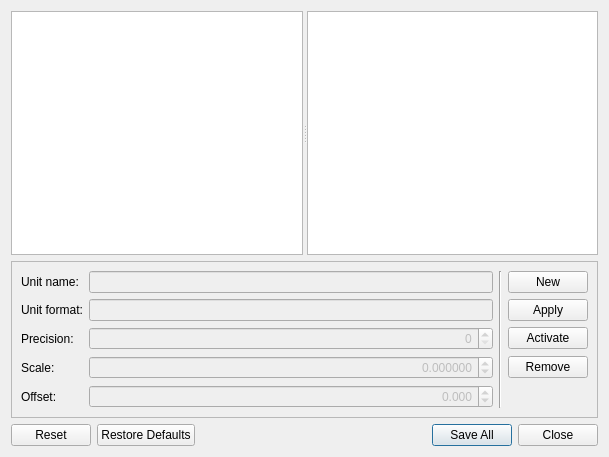
<?xml version="1.0" encoding="UTF-8"?>
<ui version="4.0">
 <class>QuantityUnitSetupWorkPanel</class>
 <widget class="QWidget" name="QuantityUnitSetupWorkPanel">
  <property name="geometry">
   <rect>
    <x>0</x>
    <y>0</y>
    <width>609</width>
    <height>457</height>
   </rect>
  </property>
  <property name="windowTitle">
   <string>Unit Setup</string>
  </property>
  <property name="windowIcon">
   <iconset>
    <normaloff>:/images/AdminWorkPanels/quantity_setup.png</normaloff>:/images/AdminWorkPanels/quantity_setup.png</iconset>
  </property>
  <layout class="QVBoxLayout" name="_2">
   <item>
    <widget class="QSplitter" name="splitter">
     <property name="orientation">
      <enum>Qt::Horizontal</enum>
     </property>
     <widget class="QTreeView" name="quantitiesView">
      <property name="focusPolicy">
       <enum>Qt::NoFocus</enum>
      </property>
      <property name="editTriggers">
       <set>QAbstractItemView::NoEditTriggers</set>
      </property>
      <property name="rootIsDecorated">
       <bool>false</bool>
      </property>
     </widget>
     <widget class="QTreeView" name="unitsView">
      <property name="focusPolicy">
       <enum>Qt::NoFocus</enum>
      </property>
      <property name="editTriggers">
       <set>QAbstractItemView::NoEditTriggers</set>
      </property>
      <property name="rootIsDecorated">
       <bool>false</bool>
      </property>
     </widget>
    </widget>
   </item>
   <item>
    <widget class="QFrame" name="frame">
     <property name="sizePolicy">
      <sizepolicy hsizetype="Preferred" vsizetype="Fixed">
       <horstretch>0</horstretch>
       <verstretch>0</verstretch>
      </sizepolicy>
     </property>
     <property name="frameShape">
      <enum>QFrame::StyledPanel</enum>
     </property>
     <property name="frameShadow">
      <enum>QFrame::Raised</enum>
     </property>
     <layout class="QGridLayout">
      <item row="0" column="0">
       <widget class="QLabel" name="label">
        <property name="text">
         <string>Unit name:</string>
        </property>
       </widget>
      </item>
      <item row="0" column="1">
       <widget class="QLineEdit" name="unitNameEdit">
        <property name="enabled">
         <bool>false</bool>
        </property>
       </widget>
      </item>
      <item row="0" column="2" rowspan="5">
       <widget class="Line" name="line">
        <property name="orientation">
         <enum>Qt::Vertical</enum>
        </property>
       </widget>
      </item>
      <item row="0" column="3">
       <widget class="QPushButton" name="buttonNewUnit">
        <property name="focusPolicy">
         <enum>Qt::ClickFocus</enum>
        </property>
        <property name="text">
         <string>New</string>
        </property>
       </widget>
      </item>
      <item row="1" column="0">
       <widget class="QLabel" name="label_2">
        <property name="text">
         <string>Unit format:</string>
        </property>
       </widget>
      </item>
      <item row="1" column="1">
       <widget class="QLineEdit" name="unitFormatEdit">
        <property name="enabled">
         <bool>false</bool>
        </property>
       </widget>
      </item>
      <item row="1" column="3">
       <widget class="QPushButton" name="buttonApply">
        <property name="focusPolicy">
         <enum>Qt::ClickFocus</enum>
        </property>
        <property name="text">
         <string>Apply</string>
        </property>
       </widget>
      </item>
      <item row="2" column="0">
       <widget class="QLabel" name="label_5">
        <property name="text">
         <string>Precision:</string>
        </property>
       </widget>
      </item>
      <item row="2" column="1">
       <widget class="QSpinBox" name="decimalsSB">
        <property name="enabled">
         <bool>false</bool>
        </property>
        <property name="toolTip">
         <string>Number of decimals.</string>
        </property>
        <property name="whatsThis">
         <string>Number of decimals.</string>
        </property>
        <property name="alignment">
         <set>Qt::AlignRight|Qt::AlignTrailing|Qt::AlignVCenter</set>
        </property>
        <property name="maximum">
         <number>25</number>
        </property>
       </widget>
      </item>
      <item row="2" column="3">
       <widget class="QPushButton" name="buttonActivate">
        <property name="text">
         <string>Activate</string>
        </property>
       </widget>
      </item>
      <item row="3" column="0">
       <widget class="QLabel" name="label_3">
        <property name="text">
         <string>Scale:</string>
        </property>
       </widget>
      </item>
      <item row="3" column="1">
       <widget class="QDoubleSpinBox" name="scaleSpinBox">
        <property name="enabled">
         <bool>false</bool>
        </property>
        <property name="alignment">
         <set>Qt::AlignRight|Qt::AlignTrailing|Qt::AlignVCenter</set>
        </property>
        <property name="decimals">
         <number>6</number>
        </property>
        <property name="minimum">
         <double>-10000000.000000000000000</double>
        </property>
        <property name="maximum">
         <double>10000000.000000000000000</double>
        </property>
       </widget>
      </item>
      <item row="3" column="3">
       <widget class="QPushButton" name="buttonRemove">
        <property name="focusPolicy">
         <enum>Qt::ClickFocus</enum>
        </property>
        <property name="text">
         <string>Remove</string>
        </property>
       </widget>
      </item>
      <item row="4" column="0">
       <widget class="QLabel" name="label_4">
        <property name="text">
         <string>Offset:</string>
        </property>
       </widget>
      </item>
      <item row="4" column="1">
       <widget class="QDoubleSpinBox" name="offsetSpinBox">
        <property name="enabled">
         <bool>false</bool>
        </property>
        <property name="alignment">
         <set>Qt::AlignRight|Qt::AlignTrailing|Qt::AlignVCenter</set>
        </property>
        <property name="decimals">
         <number>3</number>
        </property>
        <property name="minimum">
         <double>-100000.000000000000000</double>
        </property>
        <property name="maximum">
         <double>10000.000000000000000</double>
        </property>
       </widget>
      </item>
     </layout>
    </widget>
   </item>
   <item>
    <widget class="QDialogButtonBox" name="buttonBox">
     <property name="orientation">
      <enum>Qt::Horizontal</enum>
     </property>
     <property name="standardButtons">
      <set>QDialogButtonBox::Close|QDialogButtonBox::Reset|QDialogButtonBox::RestoreDefaults|QDialogButtonBox::SaveAll</set>
     </property>
     <property name="centerButtons">
      <bool>false</bool>
     </property>
    </widget>
   </item>
  </layout>
 </widget>
 <resources/>
 <connections/>
</ui>
